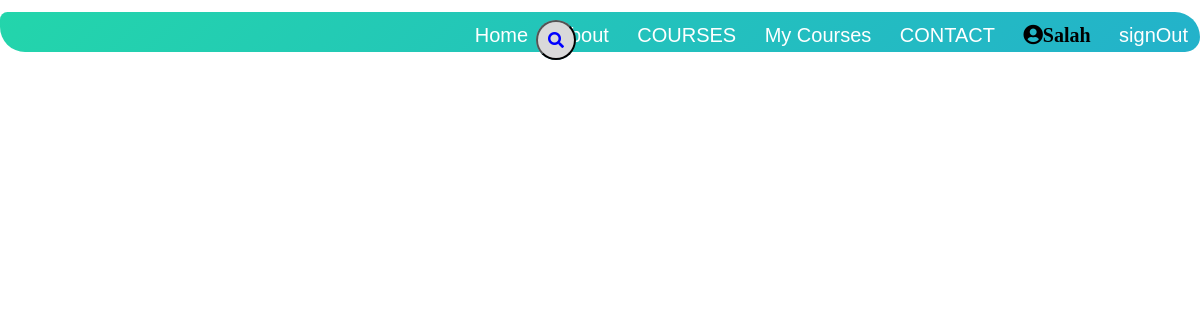
Page /myCourses.php (signed in) on the earlier database version.
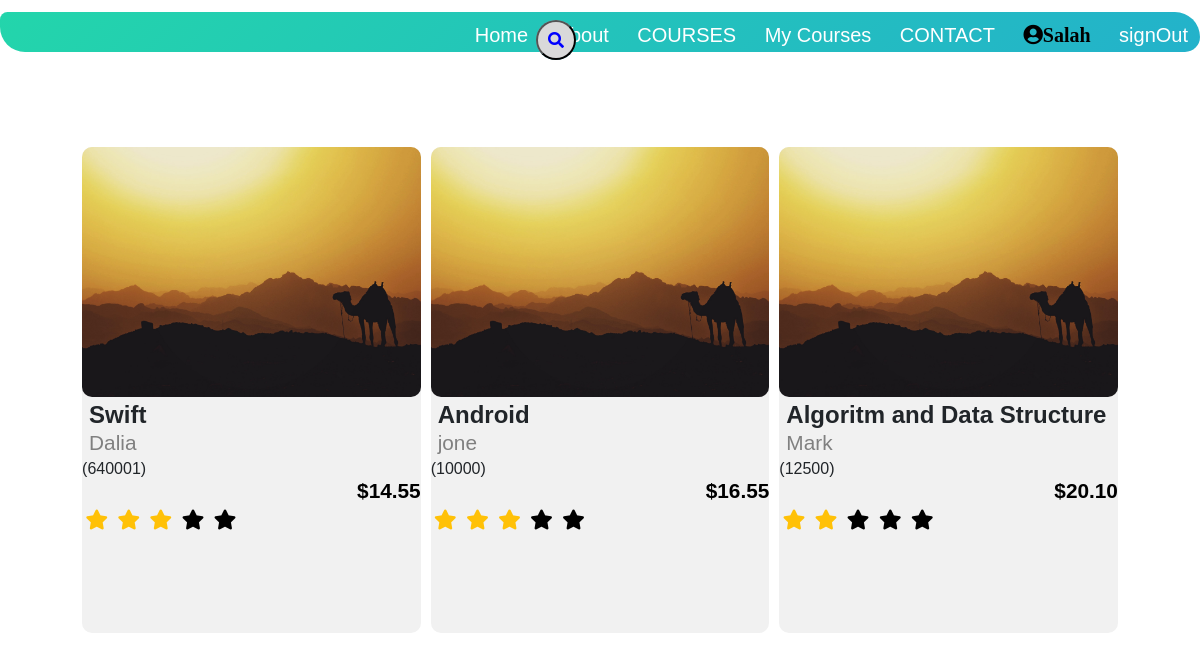
Same page on the later database version.
### tables this page shows
CREATE TABLE `usercourse` (
  `userid` int(255) NOT NULL,
  `username` varchar(255) NOT NULL,
  `courseName` varchar(255) NOT NULL,
  `courseId` int(255) NOT NULL
);

CREATE TABLE `course` (
  `courseId` int(255) NOT NULL,
  `courseName` varchar(255) NOT NULL,
  `coursePrice` varchar(255) NOT NULL,
  `enrolledSid` varchar(255) NOT NULL,
  `description` varchar(255) NOT NULL,
  `instructorName` varchar(255) NOT NULL,
  `image` varchar(255) NOT NULL,
  `Approved` int(255) NOT NULL DEFAULT 1
);

CREATE TABLE `ratings` (
  `courseid` int(11) NOT NULL,
  `star1` int(200) NOT NULL,
  `star2` int(200) NOT NULL,
  `star3` int(200) NOT NULL,
  `star4` int(200) NOT NULL,
  `star5` int(200) NOT NULL,
  `TNOR` varchar(255) GENERATED ALWAYS AS (`star1` + `star2` + `star3` + `star4` + `star5`) VIRTUAL,
  `Total` varchar(16) GENERATED ALWAYS AS ((`star1` * 1 + `star2` * 2 + `star3` * 3 + `star4` * 4 + `star5` * 5) / (`star1` + `star2` + `star3` + `star4` + `star5`)) VIRTUAL
);

### myCourses.php (the view, shortened to what this page needs)
<!DOCTYPE html>
<html>
<head>
    <link rel="stylesheet" href="CSS/courseStyle.css">
    <link rel="stylesheet" href="CSS/search.css">
    <link rel="stylesheet" href="https://maxcdn.bootstrapcdn.com/bootstrap/4.0.0/css/bootstrap.min.css">
    <link rel="stylesheet" href="https://pro.fontawesome.com/releases/v5.10.0/css/all.css"/>
</head>
<body>
<nav>
    <div class="topnav">
 <ul>
                <li><a href="index.php">Home</a></li>
                <li><a href="">About</a></li>
                <li><a href="courses.php">COURSES</a></li>
                <li><a href="myCourses.php">My Courses</a></li>
                <li><a href="">CONTACT</a></li>
                <li><a href="profile.php"><i class="fa fa-user-circle"><?php echo $_SESSION['username'];?></i></a></li>
                <li><a href="php/signOut.php">signOut</a></li>
            </ul>
</div>
<form method="post">
<div class="searchBox">
            <button class="searchButton" href="#"type="submit" name="submit" value = "Search">
                <i class="fa fa-search" aria-hidden="true"></i>
            </button>
          </div>
  </form>
</nav>
   <section class="course">
    <div class="row">
    <?php
     $servername = "localhost";
        $username ="root";
        $password = "";
        $DB = "webdatabase";
        $conn = mysqli_connect($servername,$username,$password,$DB);
            $sql= "SELECT courseId FROM userCourse WHERE userid = '".$_SESSION['userid'].
            "'";
            $result=mysqli_query($conn,$sql);
            while($row=mysqli_fetch_array($result)){
            $sql2= "SELECT * FROM course Where courseId = '".$row['courseId']."'";
            $result2=mysqli_query($conn,$sql2);
            if($row2=mysqli_fetch_array($result2)){
                ?>
                 <div class="Course-col">
                  <img src="<?php echo $row2['image']; ?>" height="250px" width="400px">
                  <span class="coursename"><?php echo $row2['courseName']; ?></span><br>
                  <span class="instName"> <?php echo $row2['instructorName']; ?></span><br>
                  <?php echo "(".$row2['enrolledSid'].")"; ?><br>
                 <span class="price"><?php echo "$".$row2['coursePrice']; ?></span><br>
                <a href="index2.php?id=<?php echo $row['courseId'];?>"><div class="star">
                  <?php
                  $sql3= "SELECT * FROM ratings Where courseid = '".$row['courseId']."'";
                  $result3=mysqli_query($conn,$sql3);
                   if($row3=mysqli_fetch_array($result3)){
                    for($star = 1; $star <= 5; $star++)
                      {
                          $class_name = '';
                          if($row3['Total'] >= $star)
                          {
                               $class_name = 'text-warning';
                          }
                          else
                          {
                               $class_name = 'star-light';
                            }
                            ?>
                            <i class='fas fa-star <?php echo $class_name ?> mr-1'></i>
                            <?php
                        }
                   }
                  ?>
                 </div></a>
                  <br>
              </div>
              <?php
            }
        }
     ?>
 </div>
</section>

### CSS/courseStyle.css (style rules this page uses)
* { margin: 0; padding: 0; font-family: 'Poppins', sans-serif; }
.course { width: 90%; margin: auto; padding-top: 90px; display: flex; justify-content: center; align-items: center; }
.row { margin-top: 5%; display: flex; justify-content: center; align-items: center; flex-wrap: wrap; flex: 1 0 21%; margin: 5px; height: 100px; }
.row a { color: black; text-decoration: none; font-size: 20px; }
.Course-col { margin-left: 5px; margin-right: 5px; flex-basis: 21%; background: #F1F1F1; border-radius: 10px; margin-bottom: 5%; box-sizing: border-box; height: auto; width: auto; transition: 0.5s; }
.Course-col img { margin: 0; border-radius: 10px; width:100%; padding: 0; }
.coursename { margin-left:7px; font-weight: bold; font-size:1.5em; }
.instName { margin-left:7px; color: gray; font-size:1.3em; line-height: 0.5px; }
.price { margin-left:275px; font-weight: 600; color: black; font-size:1.3em; line-height: 0.5px; }
.star { margin-left: 1%; margin-bottom: 20%; }

### CSS/search.css (style rules this page uses)
body { margin: 0; font-family: Arial, Helvetica, sans-serif; }
.searchBox { position: absolute; top: 2.5%; left: 48%; transform: translate(-100%,0%); background: #7AD3DC; height: 40px; border-radius: 40px; }
.searchButton { color: white; float: right; width: 40px; height: 40px; border-radius: 50%; background: #D9D9DA; display: flex; justify-content: center; align-items: center; transition: 0.4s; }
.fa-search { color: blue; }
.topnav { flex: 1; text-align: right; margin-top: 1%; border-radius: 15px 50px 30px; background: linear-gradient(-45deg, #ee7752, #e73c7e, #23a6d5, #23d5ab); background-size: 400% 400%; animation: gradient 13s ease infinite; height: 5vh; }
.topnav ul li { list-style: none; display: inline-block; padding: 8px 12px; position: relative; }
.topnav ul li a { color: white; text-decoration: none; font-size: 20px; }
.topnav ul li::after { content: ''; width: 0%; height: 2px;background: #2BCBE4; display: block; margin: auto; transition: 0.5s; }
.fa-user-circle { color:black; }

Differences in the rows shown:
added usercourse: courseId.image (picture), courseId.courseName "Swift", courseId.instructorName "Dalia", courseId.enrolledSid "640001", courseId.coursePrice "14.55"
added usercourse: courseId.image (picture), courseId.courseName "Android", courseId.instructorName "jone", courseId.enrolledSid "10000", courseId.coursePrice "16.55"
added usercourse: courseId.image (picture), courseId.courseName "Algoritm and Data Structure", courseId.instructorName "Mark", courseId.enrolledSid "12500", courseId.coursePrice "20.10"
